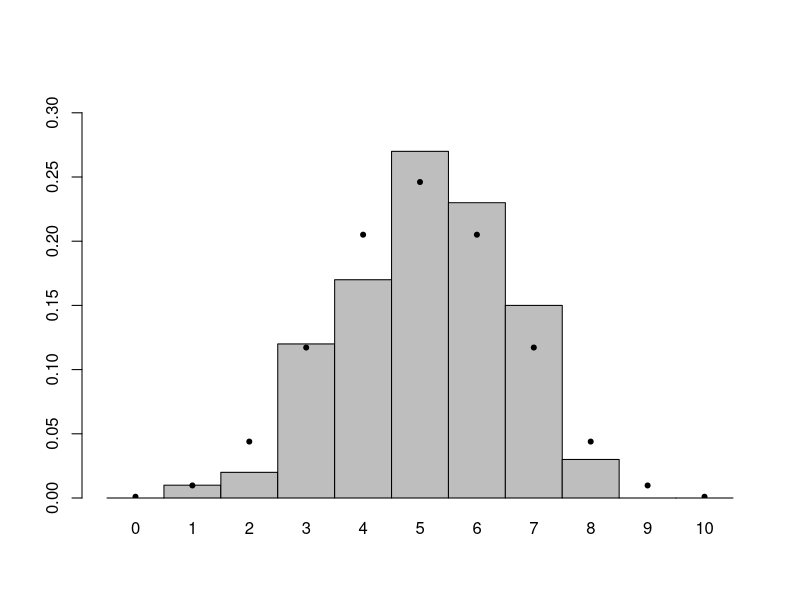
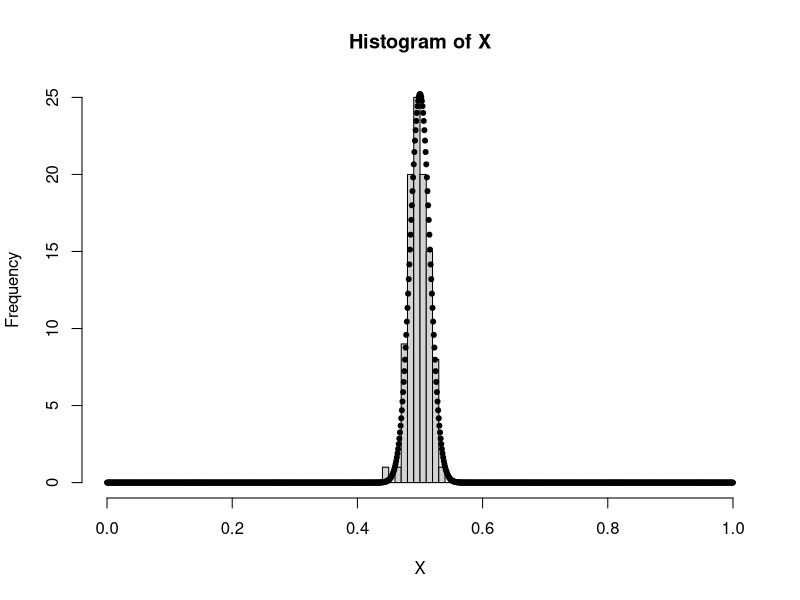
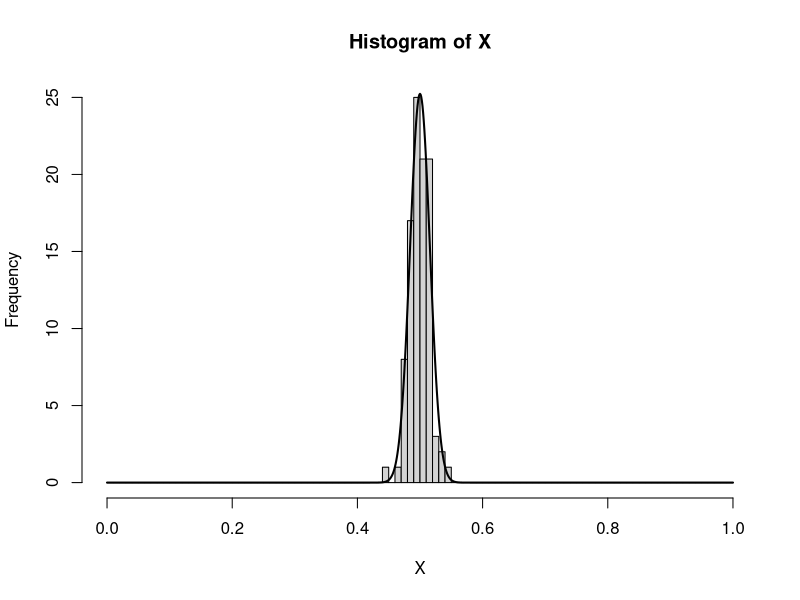

Here is the R script that generated these plots, in order:
# 01.probability_mass_density.R
#
# Author: Bob Verity
# Date: 2024-06-07
#
# Purpose:
# Explores questions around the difference between a random variable and it's
# realised value, and between probability mass functions (discrete RVs) and
# probability density functions (continuous RVs).
#
# ------------------------------------------------------------------

# make a pmf
# assume my RV follows a binomial distribution
reps <- 1e2
N <- 10

# draw values of the random variable
X <- rbinom(reps, size = N, prob = 0.5)

# now explore the probability mass function
x <- 0:N
pr_x <- dbinom(x, size = N, prob = 0.5)

# lets compare
X_freq <- tabulate(X + 1, nbins = N + 1) / reps
barplot(X_freq, space = 0, names.arg = 0:N, ylim = c(0, 1.2*max(X_freq)))
points(x + 0.5, pr_x, pch = 20)

# --------------------------------------------------------
# now lets do the same thing but dividing through by the width of the interval
# to get to a density

# make a pmf
# assume my RV follows a binomial distribution
reps <- 1e2
N <- 1e3

# draw values of the random variable
X <- rbinom(reps, size = N, prob = 0.5) / N

# now explore the probability mass function
x <- 0:N / N
pr_x <- dbinom(x*N, size = N, prob = 0.5)

# that's broken, lets calculate the probability density instead
pr_x <- pr_x / (1 / N)

# lets compare
hist(X, breaks = seq(0, 1, l = 101))
points(x , pr_x, pch = 20)

# --------------------------------------------------------
# lets overlay the normal distribution, which is the pdf in the limit of
# inifinite N

# make a pmf
# assume my RV follows a binomial distribution
reps <- 1e2
N <- 1e3

# draw values of the random variable
X <- rbinom(reps, size = N, prob = 0.5) / N

# calculate the corresponding normal distribution (approximation)
x <- seq(0, 1, l = 1001)
fx <- dnorm(x, mean = 0.5, sd = sqrt(0.25/N))

hist(X, breaks = seq(0, 1, l = 101))
lines(x, fx, lwd = 2)

# --------------------------------------------------------
# what is the probability of getting a value of X between two limits? For this
# we need integration when working with pdfs.

# make a pmf
# assume my RV follows a binomial distribution
reps <- 1e5
N <- 1e3

# draw values of the random variable
X <- rbinom(reps, size = N, prob = 0.5) / N

# what is the chance of being between two limits
limit_lower <- 0.25
limit_upper <- 0.48
mean(X >= limit_lower & X <= limit_upper)

# how can I get at this from the continuous pdf approach?
# We need the integral of the normal density between 0.5 and 0.52
pnorm(limit_upper, mean = 0.5, sd = sqrt(0.25/N)) -
  pnorm(limit_lower, mean = 0.5, sd = sqrt(0.25/N))
